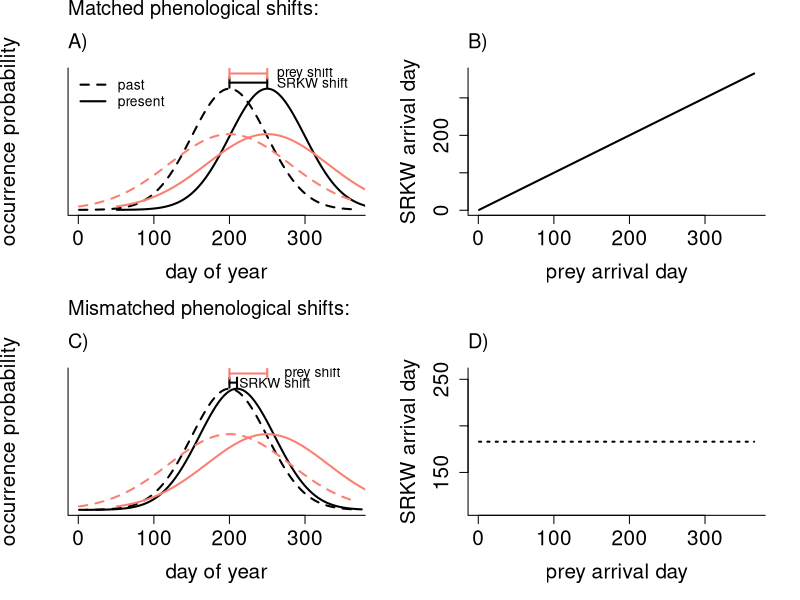

The R source for this figure:
#Script to make schematic figure of hypotheses tested with the SRKW work
#started October 8, 2019
#Create phenology curve for SRKWs:
meannum<-30
phenshift<-10
numshift<--5
doy<-seq(1,365,by=1)
whaledays<-dnorm(doy,mean=200,sd=50)
preydays<-dnorm(doy,mean=200,sd=80)

doy_shift<-doy+50
pdf("/Users/aileneettinger/Documents/GitHub/fishphen/analyses/figures/srkw_schematic.pdf",height=8, width=8)
#quartz(height=8,width=8)

par(mfrow=c(2,2))
plot(doy,whaledays, xlab= "day of year", ylab= "occurrence probability",xlim=c(1,365),ylim=c(0,max(whaledays)+.001),yaxt="n", type="l", col = "black",lty=2, lwd=2, cex.axis=1.5, cex.lab=1.5, bty="l")

lines(doy_shift,whaledays,lty=1, lwd=2,col="black")
lines(doy,preydays,lty=2, lwd=2,col="salmon")
lines(doy_shift,preydays,lty=1, lwd=2,col="salmon")
mtext("Matched phenological shifts:", side=3, line=3, adj=0, cex=1.2)
mtext("A)", side=3, line=1, adj=0, cex=1.2)

legend("topleft",legend=c("past","present"),lty=c(2,1), lwd=2, bty="n")
arrows(doy[which(whaledays==max(whaledays))],max(whaledays)+.0004,doy_shift[which(whaledays==max(whaledays))],max(whaledays)+.0004, code=3, angle=90, length=.05, lwd=2)
arrows(doy[which(preydays==max(preydays))],max(whaledays)+.001,doy_shift[which(preydays==max(preydays))],max(whaledays)+.001, code=3, angle=90, length=.05, lwd=2, col="salmon")
text(doy_shift[which(whaledays==max(whaledays))]+60,max(whaledays)+.0004,"SRKW shift")
text(doy_shift[which(preydays==max(preydays))]+50,max(whaledays)+.001,"prey shift")

plot(doy,doy, xlab= "prey arrival day", ylab= "SRKW arrival day", type="l", lty=1, lwd=2, cex.axis=1.5, cex.lab=1.5, bty="l")
mtext("B)", side=3, line=1, adj=0, cex=1.2)

plot(doy,whaledays, xlab= "day of year", ylab= "occurrence probability",xlim=c(1,365),ylim=c(0,max(whaledays)+.001),yaxt="n", type="l", col = "black",lty=2, lwd=2, cex.axis=1.5, cex.lab=1.5, bty="l")
doy_shift_mis<-doy+10
lines(doy_shift_mis,whaledays,lty=1, lwd=2,col="black")
lines(doy,preydays,lty=2, lwd=2,col="salmon")
lines(doy_shift,preydays,lty=1, lwd=2,col="salmon")
mtext("Mismatched phenological shifts:", side=3, line=3, adj=0, cex=1.2)
arrows(doy[which(whaledays==max(whaledays))],max(whaledays)+.0004,doy_shift_mis[which(whaledays==max(whaledays))],max(whaledays)+.0004, code=3, angle=90, length=.05, lwd=2)
arrows(doy[which(preydays==max(preydays))],max(whaledays)+.001,doy_shift[which(preydays==max(preydays))],max(whaledays)+.001, code=3, angle=90, length=.05, lwd=2, col="salmon")
text(doy_shift_mis[which(whaledays==max(whaledays))]+50,max(whaledays)+.0004,"SRKW shift")
text(doy_shift[which(preydays==max(preydays))]+60,max(whaledays)+.001,"prey shift")
mtext("C)", side=3, line=1, adj=0, cex=1.2)

plot(doy,rep(mean(doy),times=length(doy)), xlab= "prey arrival day", ylab= "SRKW arrival day", type="l", lty=3, lwd=2, cex.axis=1.5, cex.lab=1.5, bty="l")
mtext("D)", side=3, line=1, adj=0, cex=1.2)

dev.off()
